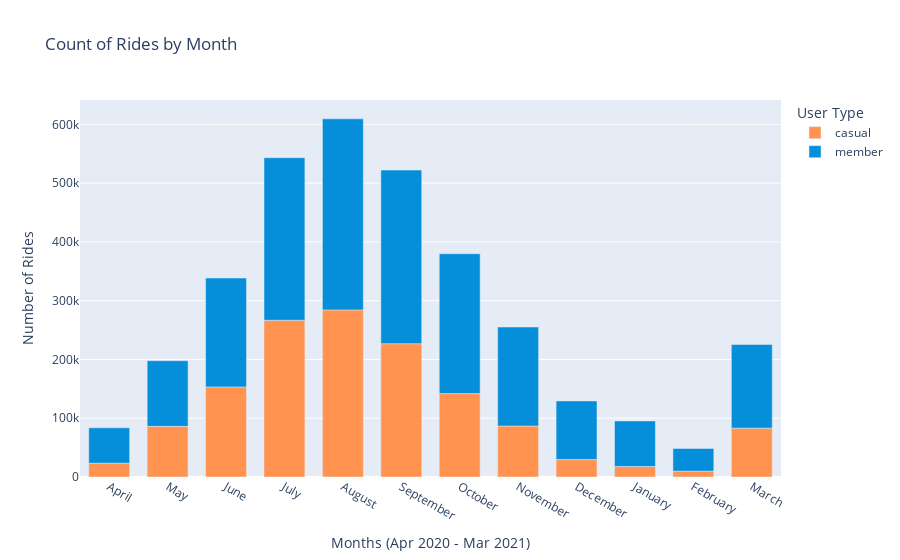

Notebook cell for this chart:
### Code cell
fig2 = df.groupby(['year', 'month', 'member_casual'], as_index=False).count()
fig2 = fig2[fig2['ride_id'] != 0]

fig = px.bar(fig2, x='month', y='ride_id',
        color='member_casual',
        title='Count of Rides by Month',
        labels={'ride_id': 'Number of Rides', 'month': 'Months (Apr 2020 - Mar 2021)', 'member_casual': 'User Type'},
        hover_name = 'member_casual', hover_data = {'member_casual': False, 'month': True, 'ride_id': True},
        color_discrete_map = {'casual': '#FF934F', 'member': '#058ED9'})
fig.update_traces(width=0.7)
fig.show()

### Figure 1 — Plotly figure (JSON) as saved in the notebook; plotly's stock layout.template omitted (floating-point values rounded to 4 significant figures)
{"data": [{"alignmentgroup": "True", "customdata": [["casual"], ["casual"], ["casual"], ["casual"], ["casual"], ["casual"], ["casual"], ["casual"], ["casual"], ["casual"], ["casual"], ["casual"]], "hovertemplate": "<b>%{hovertext}</b><br><br>Months (Apr 2020 - Mar 2021)=%{x}<br>Number of Rides=%{y}<extra></extra>", "hovertext": ["casual", "casual", "casual", "casual", "casual", "casual", "casual", "casual", "casual", "casual", "casual", "casual"], "legendgroup": "casual", "marker": {"color": "#FF934F", "pattern": {"shape": ""}}, "name": "casual", "offsetgroup": "casual", "orientation": "v", "showlegend": true, "textposition": "auto", "type": "bar", "width": 0.7, "x": ["April", "May", "June", "July", "August", "September", "October", "November", "December", "January", "February", "March"], "xaxis": "x", "y": [23466, 86216, 153319, 266691, 284375, 226835, 141922, 86730, 29665, 17842, 9964, 83148], "yaxis": "y"}, {"alignmentgroup": "True", "customdata": [["member"], ["member"], ["member"], ["member"], ["member"], ["member"], ["member"], ["member"], ["member"], ["member"], ["member"], ["member"]], "hovertemplate": "<b>%{hovertext}</b><br><br>Months (Apr 2020 - Mar 2021)=%{x}<br>Number of Rides=%{y}<extra></extra>", "hovertext": ["member", "member", "member", "member", "member", "member", "member", "member", "member", "member", "member", "member"], "legendgroup": "member", "marker": {"color": "#058ED9", "pattern": {"shape": ""}}, "name": "member", "offsetgroup": "member", "orientation": "v", "showlegend": true, "textposition": "auto", "type": "bar", "width": 0.7, "x": ["April", "May", "June", "July", "August", "September", "October", "November", "December", "January", "February", "March"], "xaxis": "x", "y": [60292, 111615, 185249, 276654, 325065, 295491, 237996, 168432, 99832, 77573, 38685, 142375], "yaxis": "y"}], "layout": {"barmode": "relative", "legend": {"title": {"text": "User Type"}, "tracegroupgap": 0}, "title": {"text": "Count of Rides by Month"}, "xaxis": {"anchor": "y", "domain": [0, 1], "title": {"text": "Months (Apr 2020 - Mar 2021)"}}, "yaxis": {"anchor": "x", "domain": [0, 1], "title": {"text": "Number of Rides"}}}}
